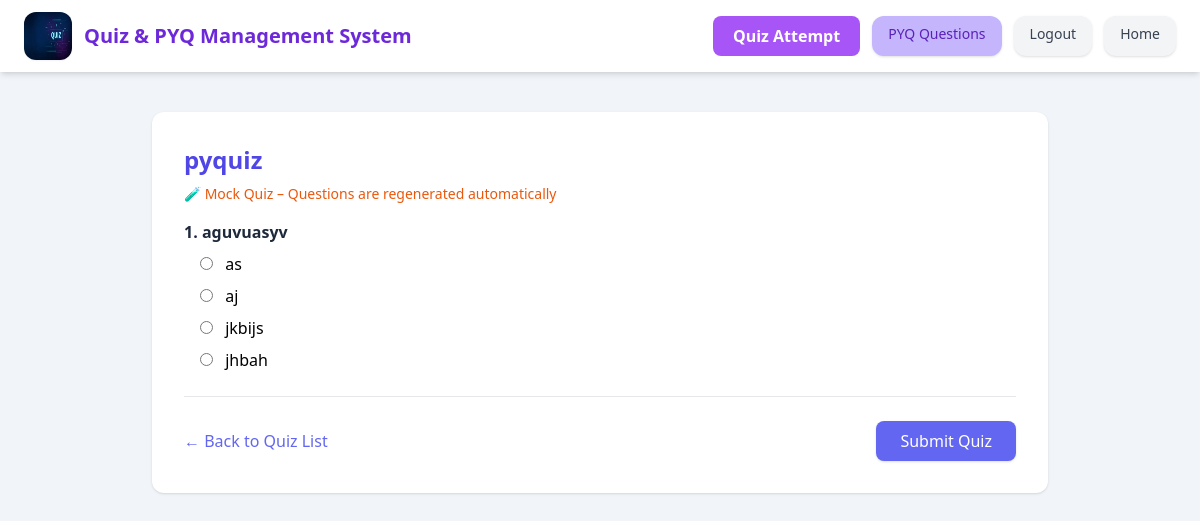
The app's page /student/quiz/1/?mock=1 (signed in) with its own data.
### Common/models.py (models this page shows, shortened)
class Quiz(models.Model):
    faculty = models.ForeignKey(
        FacultyRegistration,
        on_delete=models.CASCADE,
        related_name="quizzes"
    )
    subject = models.ForeignKey(
        Subject,
        on_delete=models.PROTECT
    )
    semester = models.CharField(max_length=30)
    quiz_name = models.CharField(max_length=40)
    pass_mark = models.IntegerField()

class QuizQuestion(models.Model):
    quiz = models.ForeignKey(
        Quiz,
        on_delete=models.CASCADE,
        related_name='questions'
    )
    question_text = models.TextField()

class QuizOption(models.Model):
    question = models.ForeignKey(
        QuizQuestion,
        on_delete=models.CASCADE,
        related_name='options'
    )
    option_text = models.CharField(max_length=200)
    is_correct = models.BooleanField(default=False)
    explananation = models.TextField(blank=True,null=True)

### Student/views.py (the view, shortened to what this page needs)
# urls.py: path("quiz/<int:quiz_id>/", views.student_quiz_attempt, name="student_quiz_attempt"),
def student_quiz_attempt(request, quiz_id):
    quiz = get_object_or_404(Quiz, id=quiz_id)
    roll_no = request.session.get("student_roll")
    student = get_object_or_404(StudentRegistration, roll_no=roll_no)
    is_mock = request.GET.get("mock") == "1"
    session_key = f"mock_attempt_{quiz_id}"
    mock_count = request.session.get(session_key, 0)
    questions = list(
        quiz.questions.prefetch_related("options")
    )
    regenerated_questions = []
    if is_mock and mock_count > 0:
        random.shuffle(questions)
        for q in questions:
            regenerated_questions.append({
                "id": q.id,
                "text": rebuild_mcq_stem(q.question_text),
                "options": q.options.all()
            })
    else:
        for q in questions:
            regenerated_questions.append({
                "id": q.id,
                "text": q.question_text,
                "options": q.options.all()
            })
    return render(request, "student/attempt_quiz.html", {
        "quiz": quiz,
        "questions": regenerated_questions,
        "is_mock": is_mock,
        "mock_count": mock_count
    })

### Student/Templates/student/attempt_quiz.html (shortened to what this page needs)
<!DOCTYPE html>
<html lang="en">
<head>
    <script src="https://cdn.tailwindcss.com"></script>
</head>
<body class="bg-slate-100 min-h-screen">
{% include 'sheader.html' %}
<div class="max-w-4xl mx-auto mt-10 mb-16 bg-white p-8 rounded-xl shadow">
    <h2 class="text-2xl font-bold text-indigo-600 mb-2">
        {{ quiz.quiz_name }}
    </h2>
    {% if is_mock %}
        <p class="text-sm text-orange-600 mb-4">
            🧪 Mock Quiz – Questions are regenerated automatically
        </p>
    {% else %}
        <p class="text-sm text-green-600 mb-4">
            🎯 Real Quiz – Only one attempt allowed
        </p>
    {% endif %}
    <form method="post">
        {% for question in questions %}
        <div class="mb-6 border-b pb-4">
            <p class="font-semibold text-slate-800 mb-2">
                {{ forloop.counter }}. {{ question.text }}
            </p>
            {% for option in question.options.all %}
            <label class="block ml-4 mb-2 cursor-pointer">
                <input type="radio"
                       name="{{ question.id }}"
                       value="{{ option.id }}"
                       required
                       class="mr-2">
                {{ option.option_text }}
            </label>
            {% endfor %}
        </div>
        {% endfor %}
        <div class="flex justify-between items-center mt-6">
            <a href="{% url 'quiz_attempt' %}"
               class="text-indigo-500 hover:underline">
                ← Back to Quiz List
            </a>
            <button type="submit"
                    class="bg-indigo-500 hover:bg-indigo-600
                           text-white px-6 py-2 rounded-lg shadow">
                Submit Quiz
            </button>
        </div>
    </form>
</div>
</body>
</html>

### records on screen
Quiz: quiz_name "pyquiz"
QuizQuestion: text "aguvuasyv"
QuizOption: option_text "as"
QuizOption: option_text "aj"
QuizOption: option_text "jkbijs"
QuizOption: option_text "jhbah"
